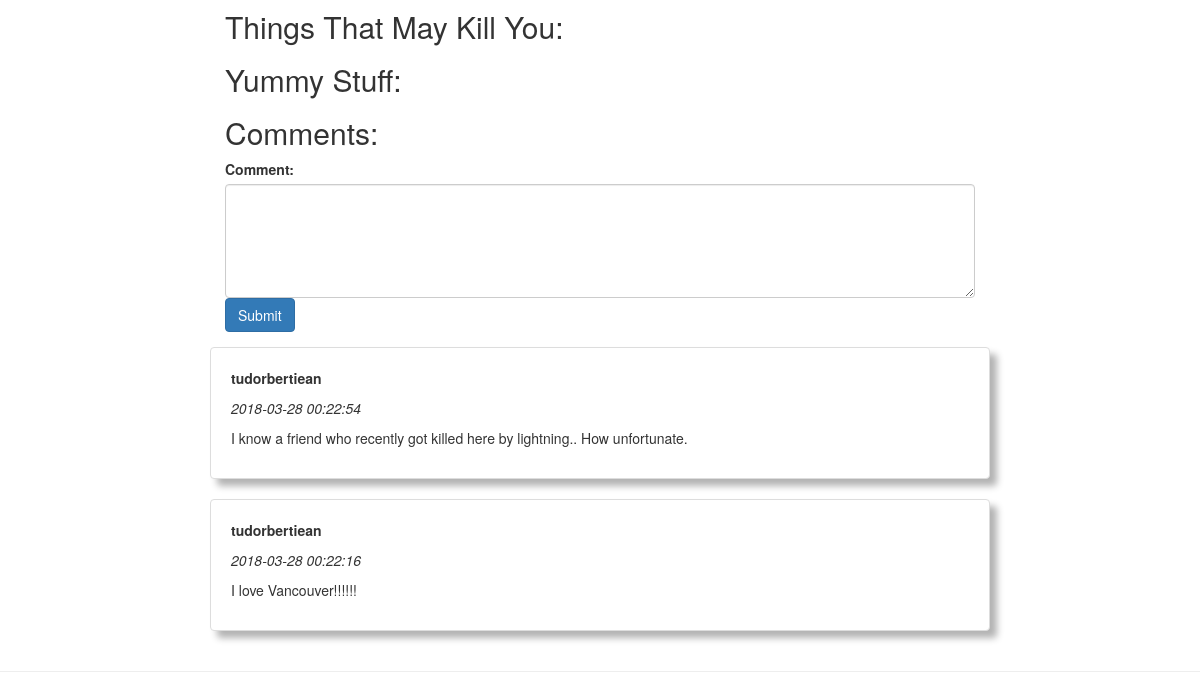
The app's page /src/views/city.php?cityid=2 (signed in, lower part), older data.
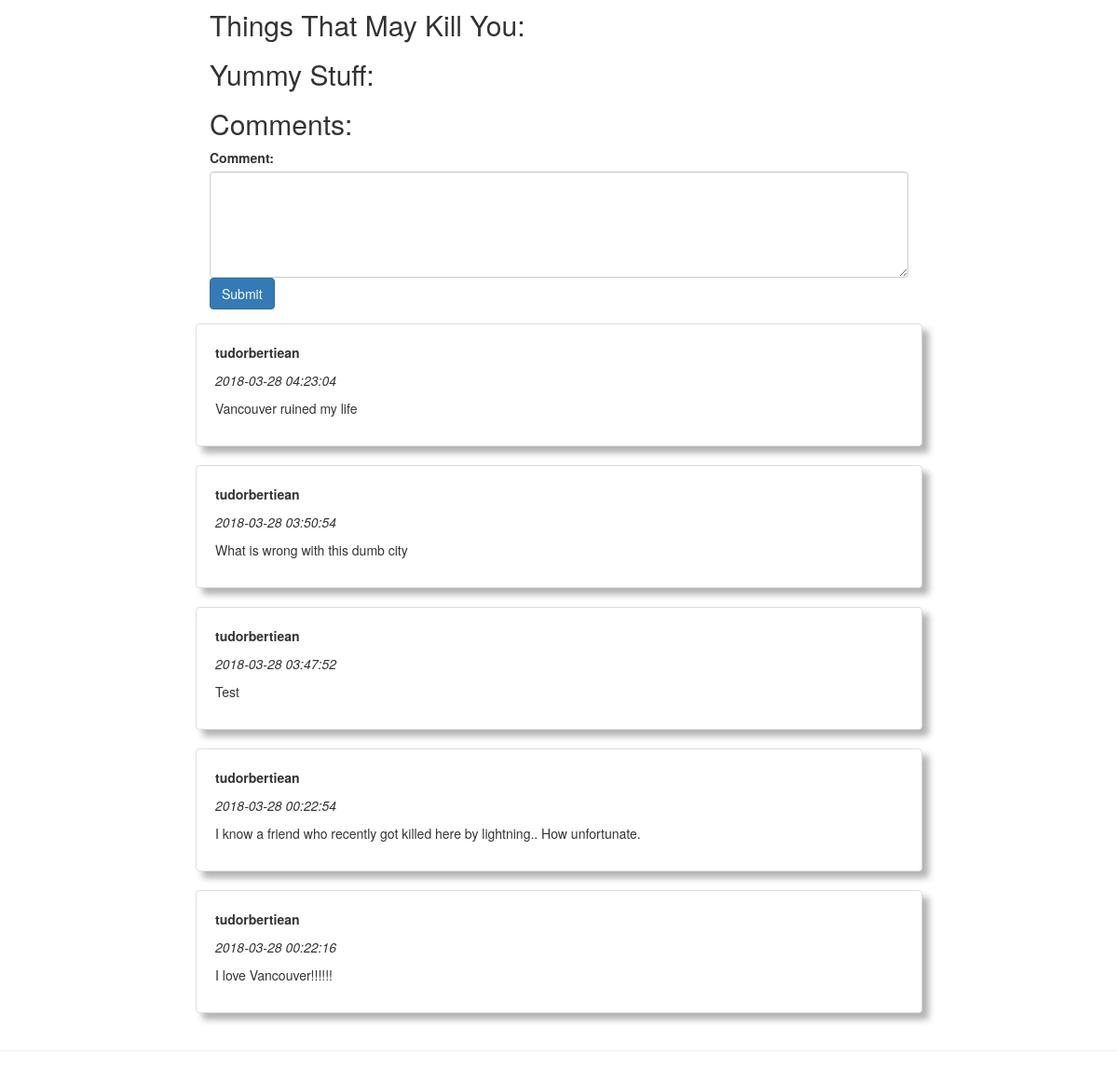
The same page, newer data.
### tables this page shows
CREATE TABLE `comments` (
  `commentid` int(11) NOT NULL,
  `date` timestamp NOT NULL DEFAULT CURRENT_TIMESTAMP,
  `userid` int(11) NOT NULL,
  `comment` varchar(400) NOT NULL,
  `cityid` int(11) NOT NULL
);

CREATE TABLE `users` (
  `userid` int(11) NOT NULL,
  `username` varchar(32) NOT NULL,
  `password` varchar(64) NOT NULL,
  `permission` varchar(32) NOT NULL
);

### src/php/Cities.php (called while the page is built, shortened)
<?php
class Cities {
    public static function getCityById($id){
		try {
            $db = Database::getConnection();
            $queryString = "SELECT * FROM `cities` WHERE `cityid` = $id";
            $result = $db->query($queryString);
            if (($result->num_rows)>0){
                $city = $result->fetch_assoc();
            } else {
                header("Location: http://localhost:8080/killer-trips/src/views/404.php");
            }
            return $city;
        }
        catch(mysqli_sql_exception $e){
            echo "Connection failed: " . $e->getMessage();
        }
	}
}
?>

### src/php/Comments.php (called while the page is built, shortened)
<?php
class Comments {
	public static function getCommentsForCity($cityid){
		try {
            $db = Database::getConnection();
            $queryString = "SELECT * FROM `comments` WHERE `cityid` = $cityid ORDER BY `date` DESC";
            $result = $db->query($queryString);
            $rows = array();
            while ($row = $result->fetch_assoc()) {
                array_push($rows, $row);
            }
        }
        catch(mysqli_sql_exception $e){
            echo "Connection failed: " . $e->getMessage();
        }
        return $rows;
    }
}
?>

### src/php/User.php (called while the page is built, shortened)
<?php
class User {
	public static function getUserById($userid){
		try {
            $db = Database::getConnection();
            $queryString = "SELECT * FROM `users` WHERE `userid` = $userid";
            $result = $db->query($queryString);
            $user = $result->fetch_assoc();
        }
        catch(mysqli_sql_exception $e){
            echo "Connection failed: " . $e->getMessage();
        }
        return $user;
    }
}
?>

### src/views/city.php (the view, shortened to what this page needs)
<?php
    include("../php/Cities.php");
    include("../php/Comments.php");
    $city = Cities::getCityById($_GET["cityid"]);
    $comments = Comments::getCommentsForCity($_GET["cityid"]);
?>
<!DOCTYPE html>
    <head>
        <link rel="stylesheet" href="https://maxcdn.bootstrapcdn.com/bootstrap/3.3.7/css/bootstrap.min.css">
        <link rel="stylesheet" href="../css/cities.css">
    </head>
    <body>
      <div class="container">
        <div class="row row-offcanvas row-offcanvas-right">
          <div class="col-md-offset-2 col-md-8">
            <br>
            <h2>Things That May Kill You:</h2>
            <h2>Yummy Stuff:</h2>
            <h2>Comments:</h2>
            <?php
            if (isset($_SESSION['loggedin']) && $_SESSION['loggedin'] == true){
              $userid = $_SESSION["userid"];
              $cityid = $city["cityid"];
              ?>
              <form role="form" method="post" action="../php/AddComment.php?cityid=<?php echo $cityid?>&userid=<?php echo $userid?>">
                <div class="form-group">
                  <label for="comment">Comment:</label>
                  <textarea class="form-control" rows="5" name="comment" id="comment"></textarea>
                  <button type="submit" class="btn btn-primary">Submit</button>
                </div>
              </form>
              <?php
            }
            ?>
            <?php
                $arrlength = count($comments);
                for($x = 0; $x < $arrlength; $x++) {
                    $comment = $comments[$x];
                    include_once("../php/User.php");
                    $user = User::getUserById($comment["userid"]);
                    ?>
                    <div class="row">
                        <div class="panel panel-white panel-shadow">
                            <p><b><?php echo $user["username"]?></b></p>
                            <p><i><?php echo $comment["date"]?></i></p>
                            <p><?php echo $comment["comment"]?></p>
                        </div>
                    </div>
                    <?php
                  }
            ?>
            </div>
          </div>
        </div>
        <hr>
    </body>
</html>

### src/css/cities.css (style rules this page uses)
.panel-shadow { padding: 20px; }
.panel-shadow { box-shadow: rgba(0, 0, 0, 0.3) 7px 7px 7px; }
.panel-white { border: 1px solid #dddddd; }

Row changes from the older to the newer data that the page shows:
added comments: userid.username "tudorbertiean", date "2018-03-28 04:23:04", comment "Vancouver ruined my life"
added comments: userid.username "tudorbertiean", date "2018-03-28 03:50:54", comment "What is wrong with this dumb city"
added comments: userid.username "tudorbertiean", date "2018-03-28 03:47:52", comment "Test"
